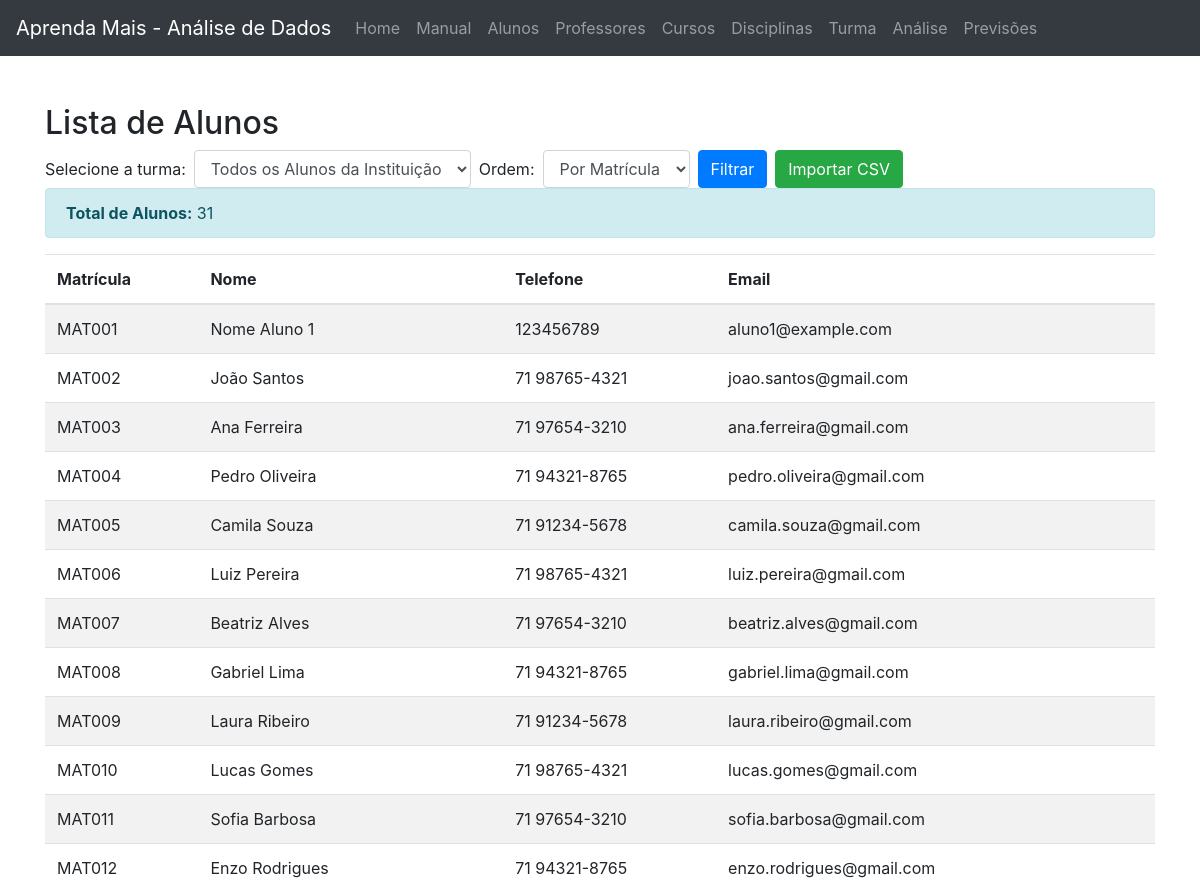
Before: /Browser/Template/aluno.php (upper part) with the older database file.
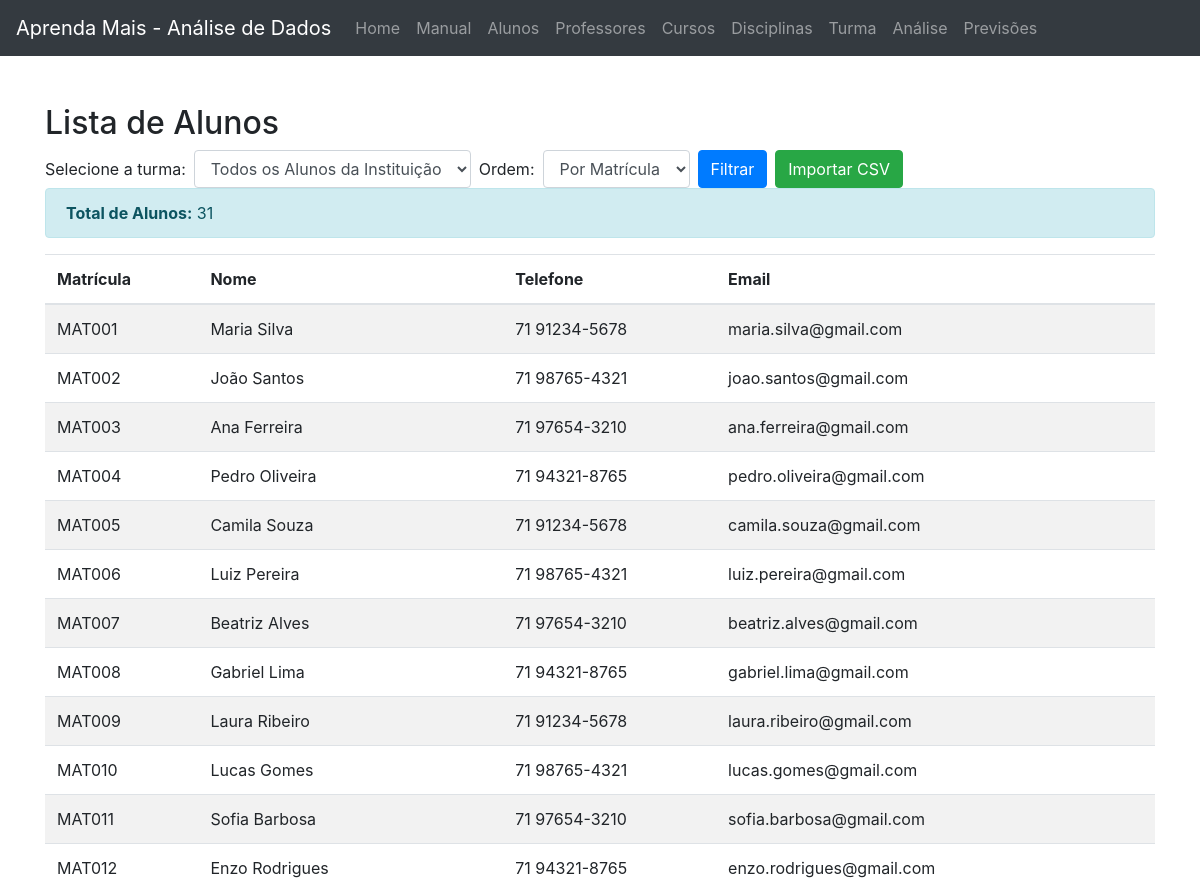
After: the same page with the newer database file.
### tables this page shows
CREATE TABLE `aluno` (
  `matricula` varchar(20) NOT NULL,
  `nome` varchar(45) NOT NULL,
  `telefone` varchar(45) NOT NULL,
  `email` varchar(45) NOT NULL
);

### Browser/Model/aluno.php (called while the page is built, shortened)
<?php
require_once('conexao.php');
class Aluno
{
    private $conn;
    public function __construct(){
        $dataBase = new dataBase();
        $this->conn = $dataBase->dbConnection();
    }
    public function runQuery($sql)
    {
        return $this->conn->prepare($sql);
    }
}
?>

### Browser/Model/conexao.php (called while the page is built, shortened)
<?php
    class dataBase{
        private $userName = "root";
        private $senha = "";
        public function dbConnection(){
            $this->conn = null;
            try{
                $this->conn = new PDO('mysql:host=localhost; dbname=aprendendoMaisPhp; port=3306', $this->userName, $this->senha);
                $this->conn->setAttribute(PDO::ATTR_ERRMODE, PDO::ERRMODE_EXCEPTION);
            }catch(PDOException $e){
                echo $e->getMessage();
            }
            return $this->conn;
        }
    }
?>

### Browser/Template/aluno.php (the view, shortened to what this page needs)
<?php
require_once('../Model/aluno.php');
$objAluno = new Aluno();
$selectedTurma = isset($_POST['turma']) ? $_POST['turma'] : null;
$selectedOrder = isset($_POST['order']) ? $_POST['order'] : 'matricula';
if ($selectedTurma && $selectedTurma != 'todos') {
    $queryAlunos = "SELECT A.* FROM aluno A
                    INNER JOIN desempenho_aluno_turma D ON A.matricula = D.matricula
                    WHERE D.idturma = :idturma
                    ORDER BY $selectedOrder";
    $stmtAlunos = $objAluno->runQuery($queryAlunos);
    $stmtAlunos->bindParam(':idturma', $selectedTurma, PDO::PARAM_INT);
} else {
    $queryAlunos = "SELECT * FROM aluno";
    $stmtAlunos = $objAluno->runQuery($queryAlunos);
}
$stmtAlunos->execute();
$alunos = $stmtAlunos->fetchAll(PDO::FETCH_ASSOC);
?>
<!DOCTYPE html>
<html lang="pt-br">
<head>
    <link rel="stylesheet" href="https://maxcdn.bootstrapcdn.com/bootstrap/4.5.2/css/bootstrap.min.css">
</head>
<body>
    <?php include('navegacao.php'); ?>
    <div class="container">
        <h2>Lista de Alunos</h2>
        <form method="post" class="form-inline">
            <div class="form-group mr-2">
                <label for="turma" class="mr-2">Selecione a turma:</label>
                <select name="turma" id="turma" class="form-control">
                    <option value="todos" <?php echo ($selectedTurma == 'todos') ? 'selected' : ''; ?>>Todos os Alunos da Instituição</option>
                </select>
            </div>
            <div class="form-group mr-2">
                <label for="order" class="mr-2">Ordem:</label>
                <select name="order" id="order" class="form-control">
                    <option value="matricula" <?php echo ($selectedOrder == 'matricula') ? 'selected' : ''; ?>>Por Matrícula</option>
                </select>
            </div>
            <button type="submit" class="btn btn-primary mr-2">Filtrar</button>
            <button type="button" class="btn btn-success" data-toggle="modal" data-target="#importModal">
                Importar CSV
            </button>
        </form>
        <div class="alert alert-info" role="alert">
            <strong>Total de Alunos:</strong> <?php echo count($alunos); ?>
        </div>
        <table class="table table-striped">
            <thead>
                <tr>
                    <th>Matrícula</th>
                    <th>Nome</th>
                    <th>Telefone</th>
                    <th>Email</th>
                </tr>
            </thead>
            <tbody>
                <?php
                foreach ($alunos as $aluno) {
                    echo "<tr>";
                    echo "<td>{$aluno['matricula']}</td>";
                    echo "<td>{$aluno['nome']}</td>";
                    echo "<td>{$aluno['telefone']}</td>";
                    echo "<td>{$aluno['email']}</td>";
                    echo "</tr>";
                }
                ?>
            </tbody>
        </table>
    </div>
</body>
</html>

Changed rows visible on the page:
changed aluno "MAT001": nome "Nome Aluno 1" → "Maria Silva"; telefone "123456789" → "71 91234-5678"; email "aluno1@example.com" → "maria.silva@gmail.com"
